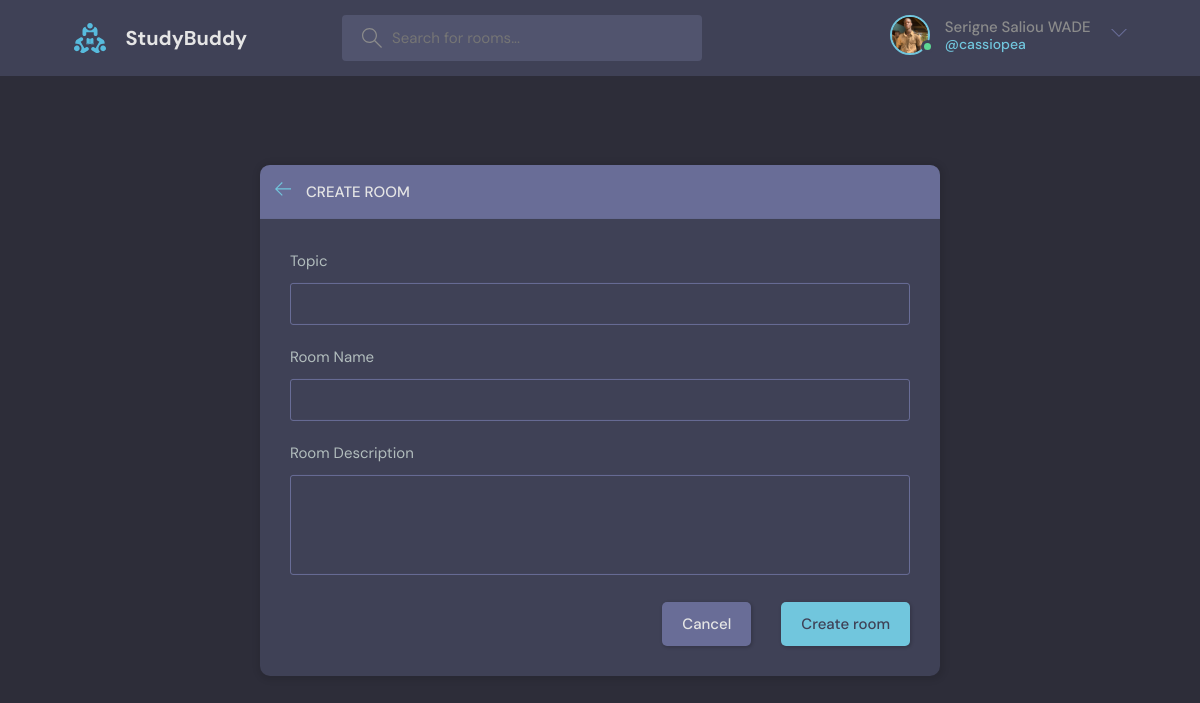
The page /create_room (signed in) on the database its author committed.
### base/models.py (models this page shows)
class User ( AbstractUser ) :
    name = models.CharField ( max_length = 200 , null = True, blank = True )
    email = models.EmailField ( unique = True , null = True , blank = False )
    bio = models.TextField ( blank = True , null = True )
    avatar = models.ImageField ( null = True , blank = True , default = "avatar.svg" )
    USERNAME_FIELD = "email"
    REQUIRED_FIELDS = [ ]

### base/views.py (the view, shortened to what this page needs)
@login_required  ( login_url = "login" )
def create_room ( request ) :
    room_form = RoomForm ()
    topics  = Topic.objects.all ()
    context = { 'room_form' : room_form , 'topics' : topics , 'button' : 'Create room' }
    return render ( request , 'base/create_update_room.html' , context )

### base/forms.py
class RoomForm ( ModelForm ) :
    class Meta :
        model = Room
        fields = "__all__"
        exclude = [ "host" , "participants" ]

### base/templates/base/create_update_room.html (shortened to what this page needs)
{% extends 'main.html' %}
{% block body %}
  <main class="create-room layout">
    <div class="container">
      <div class="layout__box">
        <div class="layout__boxHeader">
          <div class="layout__boxTitle">
            <a href="{{ request.META.HTTP_REFERER }}">
              <svg version="1.1" xmlns="http://www.w3.org/2000/svg" width="32" height="32" viewBox="0 0 32 32">
                <title>Go Back</title>
                <path
                  d="M13.723 2.286l-13.723 13.714 13.719 13.714 1.616-1.611-10.96-10.96h27.625v-2.286h-27.625l10.965-10.965-1.616-1.607z">
                </path>
              </svg>
            </a>
            <h3>{{ button }}</h3>
          </div>
        </div>
        <div class="layout__body">
          <form class="form" action="" method="POST">
            <div class="form__group">
              <label for="room_topic">Topic</label>
              <input required type="text" name="topic" value="{{ room.topic.name }}" id="room_topic" list="topic-list" />
            </div>
            <div class="form__group">
              <label for="name">Room Name</label>
              {{ room_form.name}}
            </div>
            <div class="form__group">
              <label for="description">Room Description</label>
              {{ room_form.description }}
            </div>
            <div class="form__action">
              <a class="btn btn--dark" href="{{ request.META.HTTP_REFERER }}">Cancel</a>
              <button class="btn btn--main" type="submit">{{ button }}</button>
            </div>
          </form>
        </div>
      </div>
    </div>
  </main>
{% endblock body %}

### templates/navbar.html (shortened to what this page needs)
{% load static %}
<header class="header header--loggedIn">
    <div class="container">
    <a href="{% url 'home' %}" class="header__logo">
        <img src="{% static 'images/logo.svg' %}" />
        <h1>StudyBuddy</h1>
    </a>
    <form class="header__search" method="GET" action="{% url 'home' %}">
        <label>
        <input
            type="text"
            name="query"
            placeholder="Search for rooms..."
        />
        </label>
    </form>
    <nav class="header__menu">
        {% if request.user.is_authenticated %}
            <div class="header__user">
                <a href="{% url 'user_profile' request.user.id %}">
                    <div class="avatar avatar--medium active">
                        <img src="{{ request.user.avatar.url }}" />
                    </div>
                    <p> {{ request.user.name }} <span>@{{ request.user.username }}</span></p>
                </a>
                <button class="dropdown-button">
                    <svg version="1.1" xmlns="http://www.w3.org/2000/svg" width="32" height="32" viewBox="0 0 32 32">
                    <title>chevron-down</title>
                    <path d="M16 21l-13-13h-3l16 16 16-16h-3l-13 13z"></path>
                    </svg>
                </button>
            </div>
        {% else %}
            <a href="{% url 'login' %}">
                <img src="{% static 'images/avatar.svg' %}" />
                <p>Login</p>
            </a>
        {% endif %}
    </nav>
    </div>
</header>

### rows shown on the page
User: user.avatar (picture), user.name "Serigne Saliou WADE", user.username "cassiopea"

### other values the page prints
{{ button }} "CREATE ROOM"
{{ button }} "Create room"
